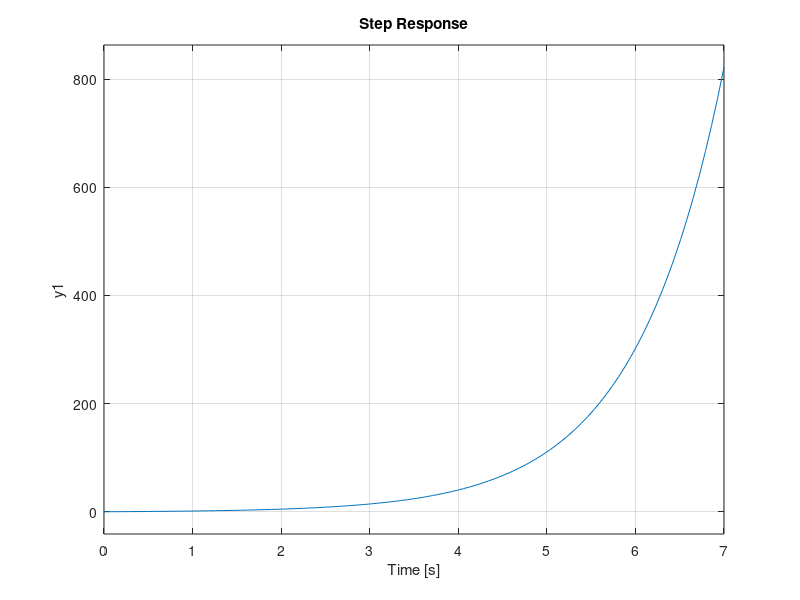

MATLAB code to generate this figure:
clc, clear all

%% Representación de Estado

% las ecuaciones diferenciales de mayor orden ahora son escritas en una
% conjunto de ecuaciones diferenciales de primer orden. Este conjunto de
% ecuaciones diferenciales se suele representar de la siguiente forma:

%   ẋ(t) = Ax(t) + Bu(t)        (Ecuación de estado)
%   y(t) = Cx(t) + Du(t)        (Ecuación de salida)

% Donde x, A, B, C son vectores o matrices. Y su tamaño, depende de la
% catidad de variables de estado en el sistema. El tamaño de la matriz D, 
% depende de el numero de entrada y salidas del sistema. Es un escalar 
% cuando se tiene un sistema de una entrada y una salida.

% Para empezar a resolver las ecuaciones de estado se calcula su
% transformada de Laplace y despues se obtiene su función de transferencia,
% teniendo en cuenta que:

%   Y(s) = G(s) * U(s)

% Asumiendo x(0) = 0, se tiene que:

%   ẋ(t) = Ax(t) + Bu(t)      -->     s*X(s) = A*X(s) + B*U(s)
%   y(t) = Cx(t) + Du(t)      -->     Y(s) = C*X(s) + D*U(s)

% Desarrollando las anteriores ecuaciones se obtiene:

%   X(s) = [sI-A]^-1*B*U(s)
%   Y(s) = C*[sI-A]^-1*B*U(s) + D*U(s)

% Por ultimo se despeja la función de transferencia

% G(S) = C*[sI-A]^-1*B + D
%% Ejemplo

%   ẋ(t) = Ax(t) + Bu(t)
%   y(t) = Cx(t) + Du(t)

A = [-6 -3.5; 6 4]
B = [-1; 1]
C = [4 5]
D = 0

% Primero, se crea los espacios de estado de acuerdo a las matrices dadas
representacion = ss(A,B,C,D)

% Ahora, se usa la función ss2tf para obtener el numerador y el denominador
% de la función de transferencia
[num,den] = ss2tf(A,B,C,D);

% Luego, se obtiene la función de transferencia 
G = tf(num,den)

% Se grafica la funcion de transferencia
step(G)

